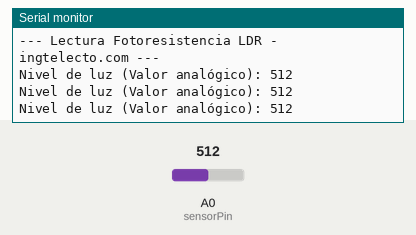
The sketch below on a simulated Arduino Uno, built with avr-gcc and run on an emulated ATmega328P. Shown: the last lines printed to the serial monitor. The inputs (shaded band) are chosen by the test bench; at power-on: A0 (sensorPin) = 512.

Above: at 1.3 s.
1.4 s: A0 (sensorPin) set to 716
At 1.9 s:
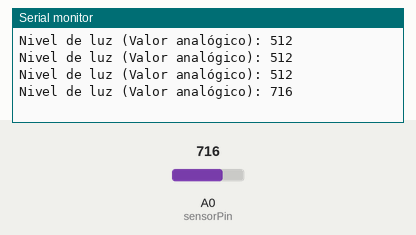
2.9 s: A0 (sensorPin) set to 900
At 3.4 s:
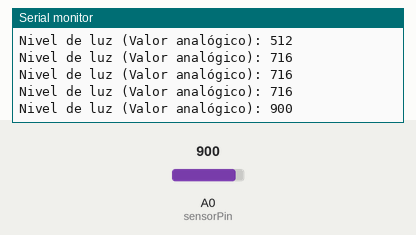
Timing chart, 0 to 5.9 s (numbered marks = the images above; inputs shaded):
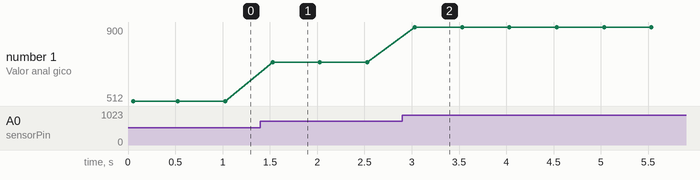

Measured:
- after the input at 1.4 s, the serial monitor: prints a new line after 0.13 s (image 1)
- after the input at 2.9 s, the serial monitor: prints a new line after 0.13 s (image 2)
- plotted number 1: 512 → 716 after the input at 1.4 s, 716 → 900 after the input at 2.9 s

The sketch:

fotoresistencia-ldr.ino
```cpp
/*
  Tutorial - LDR / Fotoresistencia

  Mide la intensidad de luz ambiental utilizando una fotoresistencia (LDR)
  y una resistencia en divisor de tensión, mostrando los valores en el Monitor Serie.
  Sitio web: ingtelecto.com
*/

int sensorPin = A0;   // Pin analógico donde conectamos el divisor de tensión del LDR
int sensorValue = 0;  // Variable para almacenar el valor leído (0 - 1023)

void setup() {
  Serial.begin(9600); // Inicializamos la comunicación serie a 9600 baudios
  Serial.println("--- Lectura Fotoresistencia LDR - ingtelecto.com ---");
}

void loop() {
  // Leemos el valor analógico del pin A0
  sensorValue = analogRead(sensorPin);

  // Enviamos la lectura al Monitor Serie
  Serial.print("Nivel de luz (Valor analógico): ");
  Serial.println(sensorValue);

  delay(500); // Pequeña pausa entre lecturas
}
```
